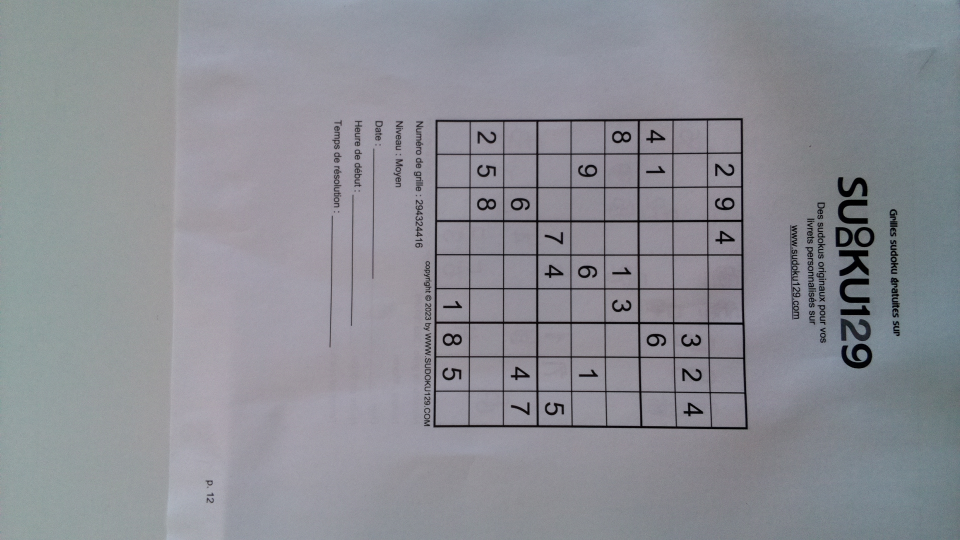
#> input picture integration/sudoku.jpg, 1920 x 1080 px (shown at 1/2 size)
$ python rotate_image.py -i ../sudoku.jpg
#> lines starting #> are read from the running program, lines starting #| are printed output that depends on the picture; after the words box and inside, x2 and y2 are one past the last pixel; in counts of white or black regions, pixels touching at a corner belong together
### integration/code_grid/utils.py
# -*- coding: utf-8 -*-
"""
Created on Sat Apr  1 22:50:50 2023

@author: horry
"""

import argparse
import pathlib
from typing import Optional

import cv2
import matplotlib.pyplot as plt
import numpy as np

def get_base_parser(desc: str):
    parser = argparse.ArgumentParser(desc)
    parser.add_argument("--input", "-i", help="input image in jpg por png", type=pathlib.Path)
    parser.add_argument("--output", "-o", help="output directory", type=pathlib.Path, default=None)
    return parser

def read(path: pathlib.Path) -> np.ndarray:
    img = cv2.imread(str(path), cv2.IMREAD_GRAYSCALE)
#> img: shape (1080, 1920); min 0, max 188, mean 141.7
    if(img is None):
        print("can't read the img")
        return None

    return img.astype(np.uint8)

# [16 lines left out: function iprint, not called in this run]

def get_output_path(
        input_path: pathlib.Path,
        suffix: str="_rotated",
        out: Optional[pathlib.Path]=None) -> pathlib.Path:
    """Get the proper output path given the input path and a suffix.

    If the out path is None, then the directory of the output will be the input
    directory. The results has the same name as the input path but a suffix is
    added


    Parameters
    ----------
    input_path : pathlib.Path
        path of the input
    suffix : str, optional
        suffix to add to the output name. The default is "_rotated".
    out : Optional[pathlib.Path], optional
        output dir if None, the output dir is the input dir. The default is
        None.

    Returns
    -------
    pathlib.Path
        Path of the output file

    """
    output_path = input_path.parent
    output_name = input_path.stem + suffix
    output_suffix = input_path.suffix
    if out is not None:
        output_path = out
        output_path.mkdir(parents=True, exist_ok=True)
    return output_path / f"{output_name}{output_suffix}"


def detect_hough_line_canny(img: np.ndarray,is_plot_edges: bool =0) -> np.ndarray:
    """
    Detect the lines in an image using canny edges detector

    Parameters
    ----------
    img : np.ndarray
        input image.
    is_plot_edges : bool
        do we plot the edges or not.

    Returns
    -------
    lines : np.ndarray
        Detected lines

    """
    edges = cv2.Canny(img, 50, 200)
    if is_plot_edges:
        iprint(edges)
    lines = cv2.HoughLinesP(edges, 1, np.pi/180, 150, minLineLength=100, maxLineGap=250)
    return lines


# [19 lines left out: function detect_hough_line_sobel, not called in this run]


### integration/code_grid/rotate_image.py
# -*- coding: utf-8 -*-
"""
Created on Sat Apr  1 21:41:05 2023

@author: horry
"""
import argparse
import pathlib
import time
from typing import Optional

import cv2
import matplotlib.pyplot as plt
import numpy as np
import skimage
import skimage.transform as skt

from code_grid import utils


def find_angle_lines(lines: np.ndarray) -> float:

    array_angle = np.round(np.degrees((np.arctan2( lines[:,0,1]-lines[:,0,3] , lines[:,0,0]-lines[:,0,2] )))%90,2)
    max_angle_count = 0
    for ang in array_angle:
        if(max_angle_count < np.count_nonzero(array_angle == ang) ):
            max_angle_count = np.count_nonzero(array_angle == ang)
            angle = ang
    return angle

def find_rotation(img: np.ndarray, is_plot_edges: bool) -> float:
    """find the rotation of an image

    Args:
        img (np.ndarray): _description_
        is_plot_edges (bool): _description_

    Returns:
        float: _description_
    """
    lines = utils.detect_hough_line_canny(img, is_plot_edges)
    angle = find_angle_lines(lines)
    return angle

def rotate(img: np.ndarray, is_plot_edges: bool) -> np.ndarray:
    """
    Given an angle rotate the image correctly

    Parameters
    ----------
    img : np.ndarray
        DESCRIPTION.

    Returns
    -------
    TYPE
        DESCRIPTION.

    """
    angle = find_rotation(img, is_plot_edges)
#> in detect_hough_line_canny, `edges = cv2.Canny(img, 50, 200)`:
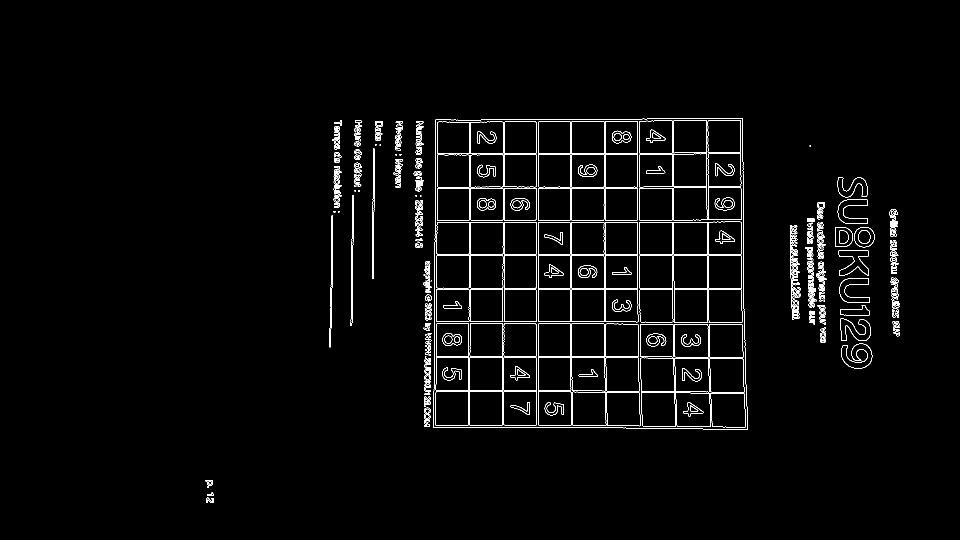
#> edges: shape (1080, 1920) (shown at 1/2 size); 2.1% white in thin lines or dots, all inside (x1, y1, x2, y2) = (411, 236, 1800, 1006)
#> in detect_hough_line_canny, `lines = cv2.HoughLinesP(edges, 1, np.pi/180, 150, minLineLength=100, m..`: lines = 65 rows, first 6: [662, 508, 1795, 508], [661, 576, 1789, 576], [1076, 854, 1076, 239], [663, 444, 1794, 444], [1072, 854, 1072, 239], [663, 440, 1790, 440]
#> in find_angle_lines, `array_angle = np.round(np.degrees((np.arctan2( lines[:,0,1]-lines[:,0,..`: array_angle = 65 values, max 89.15 at index 64, min 0 at index 0, mean 10.99
#> the loop in find_angle_lines, `for ang in array_angle:` made 65 passes
#> (max_angle_count, angle) on pass 1: (52, 0)
#> ang on passes 2 to 7: 0, 0, 0, 0, 0, 0
#> after the loop in find_angle_lines, `for ang in array_angle:`: angle = 0; max_angle_count = 52
#> in find_rotation, `angle = find_angle_lines(lines)`: angle = 0
#> angle = 0
    rotated = skt.rotate(img, angle,resize=True)
    return (256*rotated).astype(np.uint8)


if __name__ == "__main__":
    parser = utils.get_base_parser("Function to rotate a file")
    parser.add_argument("--save-edges", help="save the edges", action="store_true")
    args = parser.parse_args()
    # read image
    img = utils.read(args.input)
    t = time.time()
    rotated = rotate(img, args.save_edges)
    print(f" time to rotate: {time.time() - t}")
    out_path = utils.get_output_path(args.input, "_rotated", args.output)
    cv2.imwrite(str(out_path), rotated)
